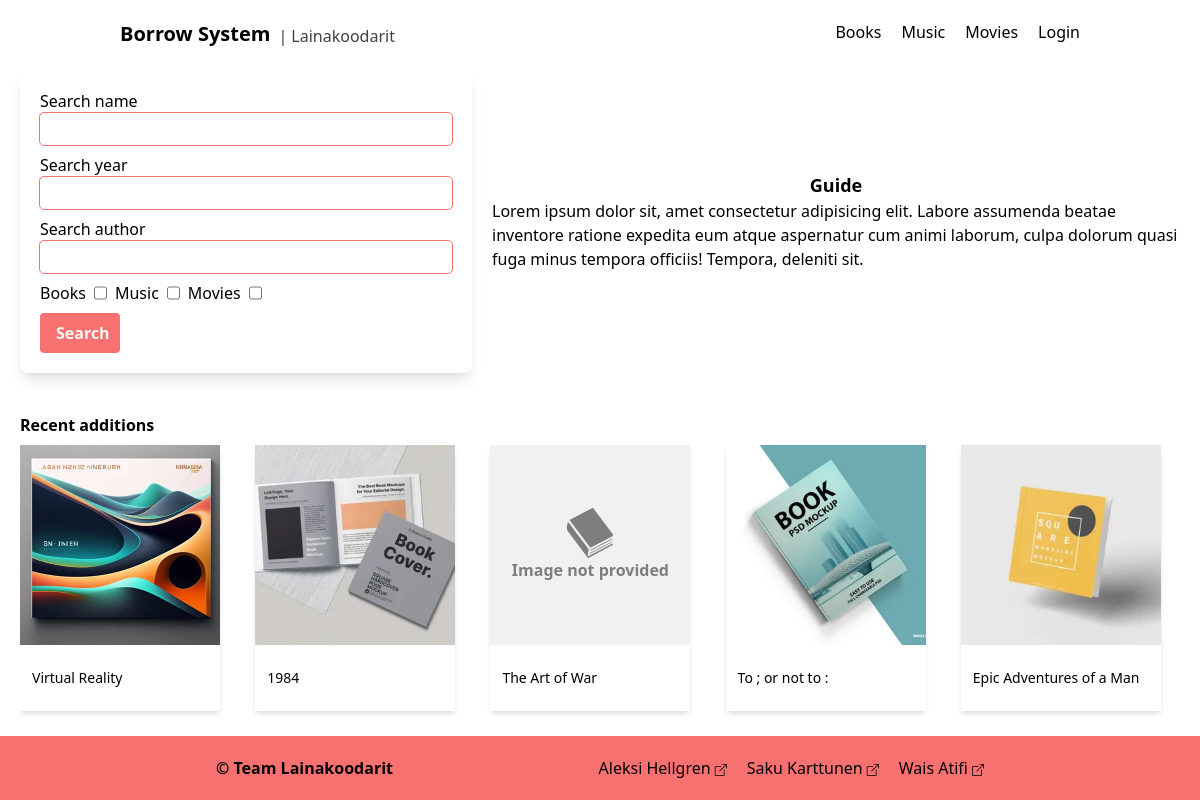
The page / on the database its author committed.
### borrow/models.py (models this page shows, shortened)
class Product(models.Model):
    name = models.CharField(max_length=50)
    genre = models.CharField(max_length=30)
    description = models.TextField(
        max_length=750, default="description not available")
    date_added = models.DateField(auto_now_add=True)
    author = models.ManyToManyField(Author)
    category = models.CharField(max_length=30)
    amount = models.SmallIntegerField(default=0)
    loaned_amount = models.SmallIntegerField(default=0)
    genre = models.CharField(max_length=30, blank=True, null=True)
    language = models.CharField(max_length=30, blank=True, null=True)
    image = models.ImageField(
        upload_to="images/", blank=True, null=True)
    thumbnail = models.CharField(
        max_length=75, blank=True, null=True, editable=False)
    class Meta:
        ordering = ["name"]

### borrow/views.py (the view)
# urls.py: path('', views.IndexView.as_view(), name='index'),
class IndexView(generic.ListView):
    template_name = 'borrow/index.html'
    context_object_name = 'listings'
    def get_queryset(self):
        return Product.objects.order_by('-date_added')[:5]

### borrow/templates/borrow/index.html (shortened to what this page needs)
{% extends "base.html" %}
{% block content %}
<main class="grid md:grid-flow-col grid-cols-5 gap-x-5 px-5 max-w-[1200px] mx-auto">
  <form action="" class="col-span-6 md:col-span-2 grid grid-flow-row gap-y-2 shadow-lg rounded-lg p-5">
    <div class="flex flex-col">
      <label for="search_name">Search name</label>
      <input type="text" name="search_name" id="search_name" autofocus
      class="px-2 py-1 outline outline-1 outline-red-400 rounded hover:outline-2 focus:outline-2"/>
    </div>
    <div class="flex flex-col">
      <label for="search_year">Search year</label>
      <input type="text" name="search_year" id="search_year"
      class="px-2 py-1 outline outline-1 outline-red-400 rounded hover:outline-2 focus:outline-2"/>
    </div>
    <div class="flex flex-col">
      <label for="search_author">Search author</label>
      <input type="text" name="search_author" id="search_author"
      class="px-2 py-1 outline outline-1 outline-red-400 rounded hover:outline-2 focus:outline-2"/>
    </div>
    <div class="flex gap-x-2">
      <label for="category_books" class="select-none">Books</label>
      <input type="checkbox" name="category_books" id="category_books" value="search_books"/>
      <label for="category_music" class="select-none">Music</label>
      <input type="checkbox" name="category_music" id="category_music" value="search_music"/>
      <label for="category_movies" class="select-none">Movies</label>
      <input type="checkbox" name="category_movies" id="category_movies" value="search_movies"/>
    </div>
    <button type="submit" class="bg-red-400 text-neutral-100 font-semibold w-20 px-4 py-2 rounded
      transition-all hover:text-neutral-900 active:brightness-75">Search</button>
  </form>
  <div class="col-span-5 flex flex-col justify-center md:col-span-3">
    <div>
      <h2 class="text-lg text-center font-semibold">Guide</h2>
      <p>
        Lorem ipsum dolor sit, amet consectetur adipisicing elit.
        Labore assumenda beatae inventore ratione expedita eum atque aspernatur
        cum animi laborum, culpa dolorum quasi fuga minus tempora officiis! Tempora, deleniti sit.
      </p>
    </div>
  </div>
</main>
<section class="max-w-[1200px] mx-auto mt-10 px-5">
  <h3 class="font-semibold mb-2">Recent additions</h3>
  <div class="carousel grid grid-flow-col text-center pb-6 overflow-auto gap-x-4">
    {% for listing in listings %}
    <a href="{% url 'borrow:product' listing.id %}" draggable="false"
      class="select-none shadow-md w-[200px] aspect-square group hover:shadow-lg">
      <div class="overflow-hidden aspect-square relative group">
        {% if listing.thumbnail %}
        <img src="{{ listing.thumbnail }}" alt="{{ listing.title }} -thumbnail"
          width="300" height="300" draggable="false"
          class="object-cover w-full h-full transition-all group-hover:scale-110">
        {% else %}
        {% load static %}
        <div class="object-cover w-full h-full flex flex-col justify-center bg-neutral-200
          opacity-50 transition-all hover:scale-110">
          <img src="{% static 'icons/default-' %}{{ listing.category }}.svg" alt="{{ listing.title }} -thumbnail"
            width="300" height="300" draggable="false"
            class="w-full h-1/4"/>
          <p class="font-semibold">Image not provided</p>
        </div>
        {% endif %}
      </div>
      <p class="text-sm line-clamp-2 py-2 px-3 text-start h-2/6 flex items-center
        transition-all group-hover:underline">{{ listing.name }}</p>
    </a>
    {% endfor %}
  </div>
</section>
{% endblock %}

### rows shown on the page
Product: thumbnail (placeholder picture), name "Virtual Reality"
Product: thumbnail (placeholder picture), name "1984"
Product: category (placeholder picture), name "The Art of War"
Product: thumbnail (placeholder picture), name "To ; or not to :"
Product: thumbnail (placeholder picture), name "Epic Adventures of a Man"
